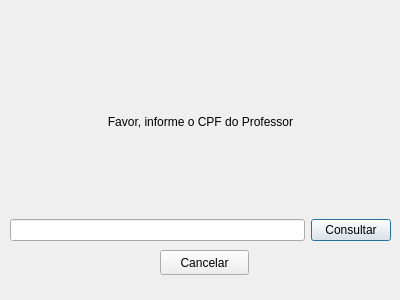
<?xml version="1.0" encoding="UTF-8"?>
<ui version="4.0">
 <class>ConsultaCadastroProfessor</class>
 <widget class="QDialog" name="ConsultaCadastroProfessor">
  <property name="geometry">
   <rect>
    <x>0</x>
    <y>0</y>
    <width>400</width>
    <height>300</height>
   </rect>
  </property>
  <property name="windowTitle">
   <string>Dialog</string>
  </property>
  <widget class="QWidget" name="layoutWidget">
   <property name="geometry">
    <rect>
     <x>10</x>
     <y>30</y>
     <width>381</width>
     <height>211</height>
    </rect>
   </property>
   <layout class="QVBoxLayout" name="verticalLayout">
    <item>
     <widget class="QLabel" name="label">
      <property name="text">
       <string>Favor, informe o CPF do Professor</string>
      </property>
      <property name="alignment">
       <set>Qt::AlignCenter</set>
      </property>
     </widget>
    </item>
    <item>
     <layout class="QHBoxLayout" name="horizontalLayout">
      <item>
       <widget class="QLineEdit" name="cpf">
        <property name="maxLength">
         <number>11</number>
        </property>
       </widget>
      </item>
      <item>
       <widget class="QPushButton" name="btn_consulta">
        <property name="text">
         <string>Consultar</string>
        </property>
       </widget>
      </item>
     </layout>
    </item>
   </layout>
  </widget>
  <widget class="QPushButton" name="pushButton">
   <property name="geometry">
    <rect>
     <x>160</x>
     <y>250</y>
     <width>89</width>
     <height>25</height>
    </rect>
   </property>
   <property name="text">
    <string>Cancelar</string>
   </property>
  </widget>
 </widget>
 <resources/>
 <connections/>
</ui>
